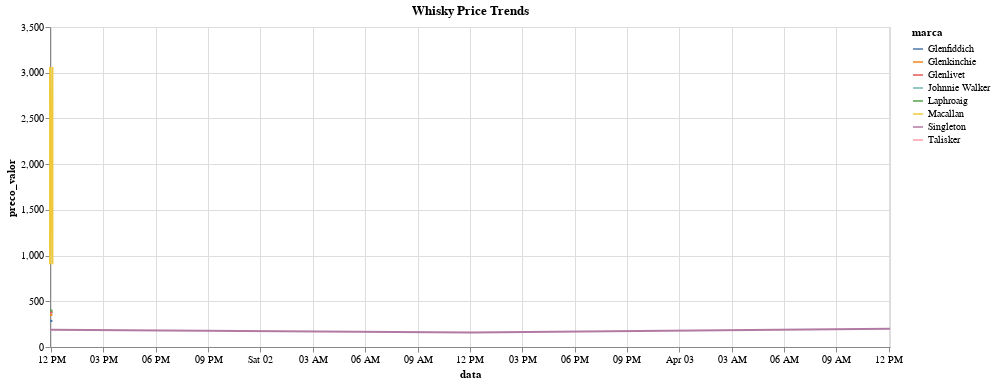

Notebook code for this chart:
### Code cell
chart = alt.Chart(plot_df).mark_line().encode(
    x='data:T',
    y='preco_valor:Q',
    color='marca'
).properties(
    title="Whisky Price Trends",
    width=840,
    height=320,
)
chart

### Figure 1 — Vega-Lite specification as saved in the notebook (floating-point values rounded to 4 significant figures)
{"config": {"view": {"continuousWidth": 400, "continuousHeight": 300}}, "data": {"name": "data-c5390c68a1183417ac1dd87d36927995"}, "mark": "line", "encoding": {"color": {"type": "nominal", "field": "marca"}, "x": {"type": "temporal", "field": "data"}, "y": {"type": "quantitative", "field": "preco_valor"}}, "height": 320, "title": "Whisky Price Trends", "width": 840, "$schema": "https://vega.github.io/schema/vega-lite/v4.8.1.json", "datasets": {"data-c5390c68a1183417ac1dd87d36927995": [{"data": "2022-04-01T11:56:13.450845", "marca": "Singleton", "preco_valor": 189.9}, {"data": "2022-04-01T11:56:14.943618", "marca": "Glenfiddich", "preco_valor": 284.9}, {"data": "2022-04-01T11:56:14.191140", "marca": "Glenkinchie", "preco_valor": 351.4}, {"data": "2022-04-01T11:56:15.728990", "marca": "Talisker", "preco_valor": 379.9}, {"data": "2022-04-01T11:56:16.482897", "marca": "Johnnie Walker", "preco_valor": 379.9}, {"data": "2022-04-01T11:56:17.251146", "marca": "Glenlivet", "preco_valor": 379.9}, {"data": "2022-04-01T11:56:17.946285", "marca": "Laphroaig", "preco_valor": 398.9}, {"data": "2022-04-01T11:56:18.780784", "marca": "Macallan", "preco_valor": 906.2}, {"data": "2022-04-01T11:56:19.503811", "marca": "Macallan", "preco_valor": 3062.0}, {"data": "2022-04-02T12:04:35.016311", "marca": "Singleton", "preco_valor": 159.9}, {"data": "2022-04-01T12:04:36.491235", "marca": "Glenfiddich", "preco_valor": 284.9}, {"data": "2022-04-01T12:04:35.748929", "marca": "Glenkinchie", "preco_valor": 351.4}, {"data": "2022-04-01T12:04:37.282103", "marca": "Talisker", "preco_valor": 379.9}, {"data": "2022-04-01T12:04:38.023949", "marca": "Johnnie Walker", "preco_valor": 379.9}, {"data": "2022-04-01T12:04:38.803978", "marca": "Glenlivet", "preco_valor": 379.9}, {"data": "2022-04-01T12:04:39.519494", "marca": "Laphroaig", "preco_valor": 398.9}, {"data": "2022-04-01T12:04:40.264905", "marca": "Macallan", "preco_valor": 906.2}, {"data": "2022-04-01T12:04:41.009805", "marca": "Macallan", "preco_valor": 3062.0}, {"data": "2022-04-03T12:04:35.016311", "marca": "Singleton", "preco_valor": 199.9}]}}
